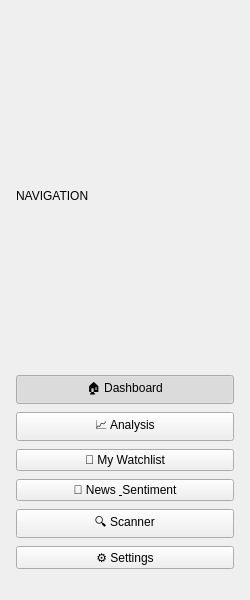
<?xml version="1.0" encoding="UTF-8"?>
<ui version="4.0">
 <class>StockSidebar</class>
 <widget class="QWidget" name="StockSidebar">
  <property name="geometry">
   <rect>
    <x>0</x>
    <y>0</y>
    <width>250</width>
    <height>600</height>
   </rect>
  </property>
  <property name="windowTitle">
   <string>Stock Sidebar</string>
  </property>
  
  <layout class="QVBoxLayout" name="mainLayout">
   <property name="spacing">
    <number>8</number>
   </property>
   <property name="leftMargin">
    <number>16</number>
   </property>
   <property name="topMargin">
    <number>24</number>
   </property>
   <property name="rightMargin">
    <number>16</number>
   </property>
   <property name="bottomMargin">
    <number>24</number>
   </property>
   
   <item>
    <widget class="QLabel" name="navigationTitle">
     <property name="text">
      <string>NAVIGATION</string>
     </property>
    </widget>
   </item>
   
   <item>
    <widget class="QPushButton" name="dashboardButton">
     <property name="text">
      <string>🏠 Dashboard</string>
     </property>
     <property name="checkable">
      <bool>true</bool>
     </property>
     <property name="checked">
      <bool>true</bool>
     </property>
    </widget>
   </item>
   
   <item>
    <widget class="QPushButton" name="analysisButton">
     <property name="text">
      <string>📈 Analysis</string>
     </property>
     <property name="checkable">
      <bool>true</bool>
     </property>
    </widget>
   </item>
   
   <item>
    <widget class="QPushButton" name="watchlistButton">
     <property name="text">
      <string>💖 My Watchlist</string>
     </property>
     <property name="checkable">
      <bool>true</bool>
     </property>
    </widget>
   </item>
   
   <item>
    <widget class="QPushButton" name="newsButton">
     <property name="text">
      <string>📰 News &amp; Sentiment</string>
     </property>
     <property name="checkable">
      <bool>true</bool>
     </property>
    </widget>
   </item>
   
   <item>
    <widget class="QPushButton" name="scannerButton">
     <property name="text">
      <string>🔍 Scanner</string>
     </property>
     <property name="checkable">
      <bool>true</bool>
     </property>
    </widget>
   </item>
   
   <item>
    <widget class="QPushButton" name="settingsButton">
     <property name="text">
      <string>⚙️ Settings</string>
     </property>
     <property name="checkable">
      <bool>true</bool>
     </property>
    </widget>
   </item>
   
   <item>
    <spacer name="verticalSpacer">
     <property name="orientation">
      <enum>Qt::Vertical</enum>
     </property>
    </spacer>
   </item>
  </layout>
 </widget>
</ui>
